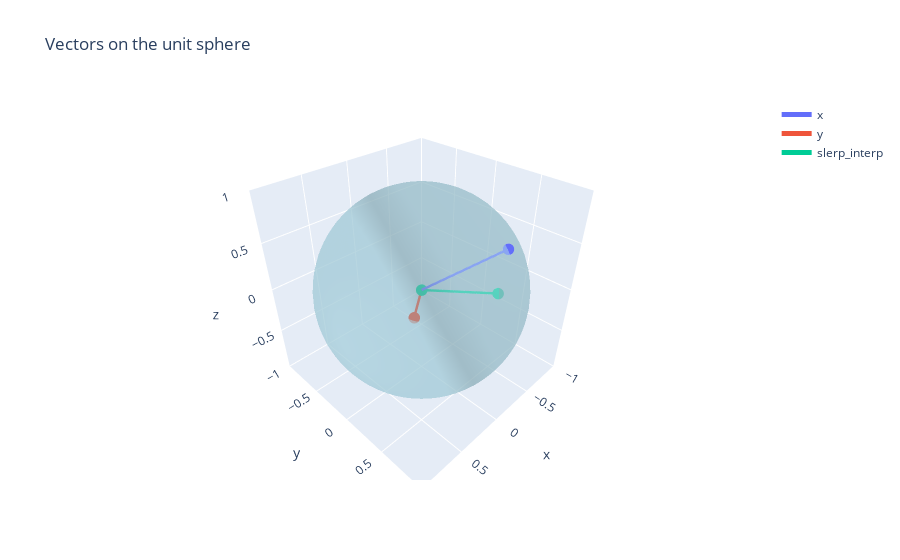

This figure's notebook cell:
### Markdown cell above
## AdaptiveHypersphereSLERP

Interpolation weight $\alpha$ is instance-dependent: $\alpha = \mathrm{sigmoid}(\bm{y} \cdot W_\alpha)$

### Code cell
hypersphereslerp = AdaptiveHypersphereSLERP(dim=dim, single_weight=True)

slerp_interp = hypersphereslerp(x, y)

plot_vectors_unit_sphere([x[0].numpy(), y[0].numpy(), slerp_interp[0].detach().numpy()], names=['x', 'y', 'slerp_interp'])

### Figure 1 — Plotly figure (JSON) as saved in the notebook; plotly's stock layout.template omitted (floating-point values rounded to 4 significant figures; data arrays with more than 128 entries replaced by an {"elided": "..."} marker saying what was removed)
{"data": [{"line": {"width": 5}, "marker": {"size": 4}, "mode": "lines+markers", "name": "x", "type": "scatter3d", "x": [0, -0.2622], "y": [0, 0.7267], "z": [0, 0.635]}, {"line": {"width": 5}, "marker": {"size": 4}, "mode": "lines+markers", "name": "y", "type": "scatter3d", "x": [0, -0.3553], "y": [0, -0.4757], "z": [0, -0.8047]}, {"line": {"width": 5}, "marker": {"size": 4}, "mode": "lines+markers", "name": "slerp_interp", "type": "scatter3d", "x": [0, -0.8946], "y": [0, 0.2611], "z": [0, -0.3628]}, {"alphahull": 0, "color": "lightblue", "opacity": 0.5, "type": "mesh3d", "x": {"elided": "2112 float values"}, "y": {"elided": "2112 float values"}, "z": {"elided": "2112 float values"}}], "layout": {"scene": {"aspectmode": "cube", "xaxis": {"range": [-1, 1]}, "yaxis": {"range": [-1, 1]}, "zaxis": {"range": [-1, 1]}}, "title": {"text": "Vectors on the unit sphere"}}}
